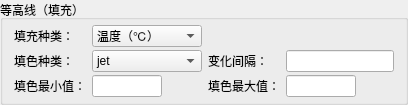
          <widget class="QGroupBox" name="groupBox_3">
           <property name="title">
            <string>等高线（填充）</string>
           </property>
           <layout class="QGridLayout" name="gridLayout_2">
            <property name="topMargin">
             <number>5</number>
            </property>
            <property name="bottomMargin">
             <number>5</number>
            </property>
            <property name="verticalSpacing">
             <number>3</number>
            </property>
            <item row="2" column="2">
             <widget class="QLabel" name="label_3">
              <property name="text">
               <string>变化间隔：</string>
              </property>
             </widget>
            </item>
            <item row="0" column="0">
             <widget class="QLabel" name="label_14">
              <property name="sizePolicy">
               <sizepolicy hsizetype="Preferred" vsizetype="Preferred">
                <horstretch>0</horstretch>
                <verstretch>0</verstretch>
               </sizepolicy>
              </property>
              <property name="text">
               <string>填充种类：</string>
              </property>
             </widget>
            </item>
            <item row="0" column="1">
             <widget class="QComboBox" name="comboBox">
              <property name="minimumSize">
               <size>
                <width>110</width>
                <height>0</height>
               </size>
              </property>
              <item>
               <property name="text">
                <string>温度（℃）</string>
               </property>
              </item>
              <item>
               <property name="text">
                <string>相对湿度（%）</string>
               </property>
              </item>
             </widget>
            </item>
            <item row="2" column="1">
             <widget class="QComboBox" name="comboBox_3">
              <item>
               <property name="text">
                <string>jet</string>
               </property>
              </item>
              <item>
               <property name="text">
                <string>turbo</string>
               </property>
              </item>
              <item>
               <property name="text">
                <string>hsv</string>
               </property>
              </item>
              <item>
               <property name="text">
                <string>bwr</string>
               </property>
              </item>
              <item>
               <property name="text">
                <string>seismic</string>
               </property>
              </item>
              <item>
               <property name="text">
                <string>plasma</string>
               </property>
              </item>
              <item>
               <property name="text">
                <string>rainbow</string>
               </property>
              </item>
             </widget>
            </item>
            <item row="2" column="0">
             <widget class="QLabel" name="label_16">
              <property name="text">
               <string>填色种类：</string>
              </property>
             </widget>
            </item>
            <item row="2" column="3">
             <widget class="QLineEdit" name="lineEdit_13">
              <property name="maximumSize">
               <size>
                <width>150</width>
                <height>16777215</height>
               </size>
              </property>
             </widget>
            </item>
            <item row="3" column="0">
             <widget class="QLabel" name="label_49">
              <property name="text">
               <string>填色最小值：</string>
              </property>
             </widget>
            </item>
            <item row="3" column="2">
             <widget class="QLabel" name="label_64">
              <property name="text">
               <string>填色最大值：</string>
              </property>
             </widget>
            </item>
            <item row="3" column="1">
             <widget class="QLineEdit" name="lineEdit_27">
              <property name="maximumSize">
               <size>
                <width>70</width>
                <height>16777215</height>
               </size>
              </property>
             </widget>
            </item>
            <item row="3" column="3">
             <widget class="QLineEdit" name="lineEdit_32">
              <property name="maximumSize">
               <size>
                <width>70</width>
                <height>16777215</height>
               </size>
              </property>
             </widget>
            </item>
           </layout>
          </widget>
